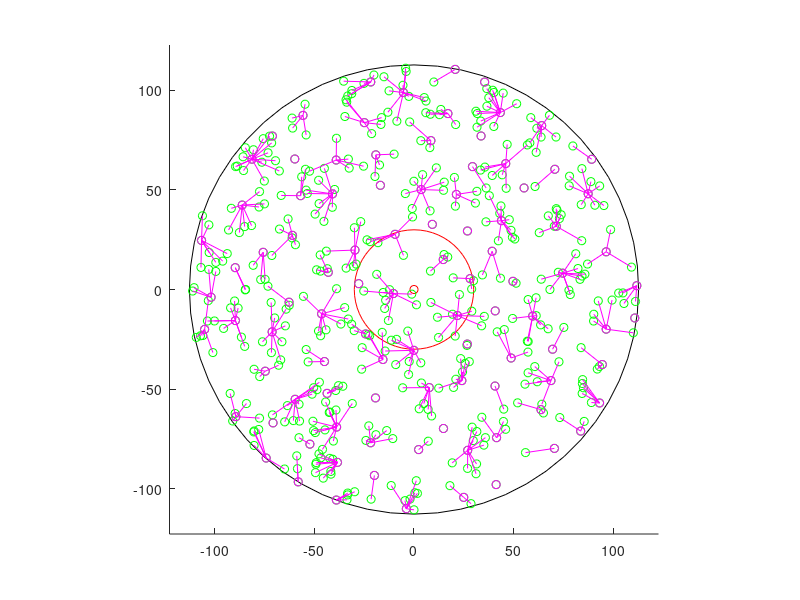

This chart was generated by the following MATLAB code:
clc;
clear all;
close all;
%%
r=40000/pi;
rch=r/2;% 簇首成簇半径
para = [-sqrt(r), -sqrt(r), 2*sqrt(r), 2*sqrt(r)];
rectangle('Position', para, 'Curvature', [1 1]);
hold on;
xlim([-(sqrt(r)+10) sqrt(r)+10])
ylim([-(sqrt(r)+10) sqrt(r)+10])
axis equal
%%
N=load('N.mat');
N=N.N;
p=0.08; % 簇首占比
n=500;
Rc=30; % 通信半径
Eo=1; % 初始能量
dis=zeros(n); % 距离矩阵
EN=[];
inRc=[]; % 在SN的Rc半径范围内的节点集合
inRc_notEN=[]; % 在SN的Rc半径范围内但不是EN的节点集合
er=sqrt(r*rand(1));
etheta=2*pi*rand(1);
% ex=er*cos(etheta);
% ey=er*sin(etheta);
ex = 0;
ey = 0;
scatter(0,0,'r');% SN
hold on;
para = [-Rc, -Rc, 2*Rc, 2*Rc];
rectangle('Position', para, 'Curvature', [1 1],'EdgeColor','r');
hold on;
%% 初始化1 需要提前固定的字段
for i=1:n 
    N(i).type=-1;% 普通节点 -1 簇成员节点（MN 0） 簇首节点（CH 1） 监督节点（IN 2)
    N(i).EN=0; % 是否为事件节点
    N(i).E=Eo; % 初始能量
    N(i).credit=1; % 信誉度
    N(i).nb=[]; % Rc范围内邻居
    N(i).nbhf=[]; % Rc/2范围内邻居
    N(i).MN=[]; % 簇成员节点
    N(i).cluster=0; % 簇头
    N(i).inrange=0; % 能否与SN直接通信(即在SN的Rc半径范围内)
    N(i).d=0; % 到SN的距离
end
%% 初始化2
for i=1:n
    N(i).d=sqrt((N(i).x)^2+(N(i).y)^2);
    for j=i:n
        dis(i,j) = sqrt((N(i).x-N(j).x)^2+(N(i).y-N(j).y)^2);
        if Rc/2<dis(i,j)&&dis(i,j)<=Rc
            N(i).nb = [N(i).nb,j];
            N(j).nb = [N(j).nb,i];
        end
        if 0<dis(i,j)&&dis(i,j)<=Rc/2
            N(i).nbhf = [N(i).nbhf,j];
            N(j).nbhf = [N(j).nbhf,i];
        end
    end
%     if (N(i).x-ex)^2+(N(i).y-ey)^2<=50^2
    if (N(i).x-0)^2+(N(i).y-0)^2<=sqrt(r)^2
        if N(i).d<=50
            N(i).inrange=1;
            inRc=[inRc,i];
        end
        N(i).EN=1;
        N(i).rleft=0;
        EN=[EN,i];
        scatter(N(i).x,N(i).y,'g');
        hold on;
    else
        if N(i).d<=50
            N(i).inrange=1;
            inRc=[inRc,i];
            inRc_notEN=[inRc_notEN,i];
        end
        scatter(N(i).x,N(i).y,'b');
        hold on;
    end
end
dis=dis+dis';
dis(dis>Rc|dis==0)=inf;
%% 簇首选举，用这种方式确定锚点
found=zeros(1,size(EN,2));
target=EN;
chsall=[]; % 存放选举出的所有簇首
r=1;
while sum(found)<size(EN,2) % 对事件节点进行分簇
    t=(p/(1-p*(mod(r,1/p))));% 阈值
    tleft=mod(r,round(1/p));
    numCLheads=0;
    chs=[];
    target_tmp=[];
    chtarget=[];
    for t=target
        if found(EN==t)==0
            target_tmp=[target_tmp,t];
        end
    end
    for i=target_tmp % step1 选出候选簇头
        if N(i).rleft>0
           N(i).rleft=N(i).rleft-1;
        end
        if N(i).E>0 && N(i).rleft==0
            tmp=rand;
            if tmp<t*N(i).E/Eo
                N(i).rleft=round(1/p)-tleft;% 更新到下次选举轮数
                chtarget = [chtarget,i];% 本轮候选簇头集
                numCLheads = numCLheads+1;
            end
        end
    end
    if numCLheads>0
        conflict = zeros(numCLheads); 
        del = [];
        for i=1:numCLheads% step2 小于的Rc/2范围 簇头竞争
            for j=i:numCLheads
                if size(find(N(chtarget(i)).nbhf==chtarget(j)),2)~= 0
                    conflict(i,j)=1;
                end
            end
        end
        while sum(conflict(:))~=0
            [row,col]=find(conflict==1);
            if N(chtarget(row(1))).E>=N(chtarget(col(1))).E
                conflict(:,col(1))=0;
                del = [del,col(1)];
                N(chtarget(col(1))).type=-1;
            else
                conflict(row(1),:)=0;
                del = [del,row(1)];
                N(chtarget(row(1))).type=-1;
            end
        end
        for i=1:numCLheads % 划归簇成员节点
            if sum(i==del)==0
                N(chtarget(i)).type=1;
                chs = [chs,chtarget(i)];
                found(EN==chtarget(i))=1;
                scatter(N(chtarget(i)).x,N(chtarget(i)).y,'m');
                hold on;
                for j=N(chtarget(i)).nbhf
                    if N(j).type==-1&&N(j).EN==1% Rc/2内的普通节点一律声明为候选节点
                        N(j).type=0;
                        N(j).cluster=chtarget(i);
                        N(chtarget(i)).MN=[N(chtarget(i)).MN,j];
                        found(EN==j)=1;
                        plot([N(chtarget(i)).x,N(j).x],[N(chtarget(i)).y,N(j).y],'m');
                        hold on;
                    end
                end
            end
        end
        chsall=[chsall,chs];
    end
    r=r+1;
end
%% 均衡簇节点不够的簇首，为其多分配几个节点；选出每个簇的IN节点
% flag=0;
% while(~flag) 
%     flag=1;
%     for i=chsall
%         while(size(N(i).MN,2)<1)
%             nbhf_sorted=N(i).nbhf;
%             length=size(N(i).nbhf,2);
%             for p=1:length-1
%                 for q=1:length-p
%                     if dis(i,nbhf_sorted(q))>dis(i,nbhf_sorted(q+1))
%                         tmp=nbhf_sorted(q);
%                         nbhf_sorted(q)=nbhf_sorted(q+1);
%                         nbhf_sorted(q+1)=tmp;
%                     end
%                 end
%             end
%             
%             for j=nbhf_sorted
%                 if N(j).EN==1&&N(j).type==0&&size(N(N(j).cluster).MN,2)>3&&size(N(i).MN,2)<3
%                     N(i).MN=[N(i).MN,j];
%                     tmp=[];
%                     for k=N(N(j).cluster).MN
%                         if k~=j
%                             tmp=[tmp,k];
%                         end
%                     end
%                     N(N(j).cluster).MN=tmp;
%                     N(j).cluster=i;
%                     plot([N(i).x,N(j).x],[N(i).y,N(j).y],'c');
%                     hold on;
%                     flag=0; % 发生了重分配，flag置0
%                 end
%             end
%         end
%     end
% end
%% 计算簇首邻接矩阵
% chsalllen=size(chsall,2);
% dis_2=zeros(chsalllen+1);
% mind_2=inf;
% numinRc=0;
% innerRP=[];
% T=2;
% for i=1:chsalllen
%     if mind_2(1)>sqrt(N(chsall(i)).x^2+N(chsall(i)).y^2)
%        mind_2=[sqrt(N(chsall(i)).x^2+N(chsall(i)).y^2),i];
%     end
%     if N(chsall(i)).inrange==1
%         dis_2(i,chsalllen+1)=N(chsall(i)).d^2;
%         numinRc=numinRc+1;
%     end
%     for j=i:chsalllen
%         if size(find(N(chsall(i)).nb==chsall(j)),2)~=0
%             dis_2(i,j)=dis(chsall(i),chsall(j))^2;
% %             plot([N(chsall(i)).x,N(chsall(j)).x],[N(chsall(i)).y,N(chsall(j)).y],'k');
% %             hold on;
%         end
%     end
% end
% dis_2=dis_2+dis_2';
% dis_2(dis_2==0|dis_2>Rc^2)=inf;
% if 0<=numinRc&&numinRc<=T % 如果在一跳范围内的簇首个数小于一定的值
%  % 把最近的簇首的内圈范围内的点都用作中继(实际上内圈最远的情况也差不多略大于Rc)
%     root=mind_2(2);
%     flag=0;
%     for i=inRc_notEN
%         if dis(i,chsall(root))<N(chsall(root)).d&&N(i).d<N(chsall(root)).d
%             innerRP=[innerRP,i];
%         end
%     end
%     targetnode=[chsall,innerRP]; % 添加内圈节点
%     targetnodelen=size(targetnode,2);
%     dis_2=zeros(targetnodelen+1); % 重新计算距离矩阵
%     for i=1:targetnodelen
%         if N(targetnode(i)).inrange==1
%             dis_2(i,targetnodelen+1)=N(targetnode(i)).d^2;
%             numinRc=numinRc+1;
%         end
%         for j=i:targetnodelen
%             dis_2(i,j)=dis(targetnode(i),targetnode(j))^2;
%         end
%     end
%     dis_2=dis_2+dis_2';
%     dis_2(dis_2==0|dis_2>Rc^2)=inf;
%     found=zeros(1,targetnodelen+1);
%     found(targetnodelen+1)=1;
%     d_2=zeros(1,targetnodelen+1);
%     d_2(1:targetnodelen)=inf;
%     pre_node=-1*ones(1,targetnodelen+1);
%     path=-1*ones(1,targetnodelen+1);
%     root=targetnodelen+1; % root重新指向SN
% else % 如果在一跳范围内的簇首个数足够多
%     flag=1;
%     found=zeros(1,chsalllen+1);
%     found(chsalllen+1)=1;
%     d_2=zeros(1,chsalllen+1);
%     d_2(1:chsalllen)=inf;
%     pre_node=-1*ones(1,chsalllen+1);
%     path=-1*ones(1,chsalllen+1);
%     root=chsalllen+1; % root直接指向SN
% end
% if ~flag
%     pathnodes=targetnode;
% else
%     pathnodes=chsall;
% end
% % 画出最近的簇首的内圈范围
% SNsr=sqrt(N(chsall(mind_2(2))).x^2+N(chsall(mind_2(2))).y^2);
% para = [-SNsr, -SNsr, 2*SNsr, 2*SNsr];
% rectangle('Position', para, 'Curvature', [1 1]);
% hold on;
% % 画出参与路由的节点序号
% for i=pathnodes
%     c = num2str(i);
%     text(N(i).x,N(i).y,c);
%     hold on;
% end
% %% 寻找簇首到SN的路径(d^2最小)
% SNs=root;
% % 求路径 run dijkstra
% while sum(found)<size(found,2)  %看是否所有的点都标记为P标号
%     target=find(found==0); 
%     dtmp=d_2;
%     d_2(target)=min(d_2(target),d_2(SNs)+dis_2(SNs,target));%对还没有存入found的点更新最短通路
%     minp_nodeidx=find(d_2(target)==min(d_2(target)));
%     updated=find(d_2(target)~=dtmp(target));%最短路径被更新过的节点
%     if size(updated,2)~=0
%         pre_node(target(updated))=SNs;
%     end
% %     for i=minp_nodeidx
%     SNs=target(minp_nodeidx(1));   %将当前符合最短通路的且离SN最近的节点设为源点
%     found(SNs)=1;%已找到最小路径 found(i)=1
%     path(SNs)=pre_node(SNs);
%     k=path(SNs); % 画出所有路径
%     p=SNs;
%     if k<=size(pathnodes,2)
%         plot([N(pathnodes(p)).x,N(pathnodes(k)).x],[N(pathnodes(p)).y,N(pathnodes(k)).y],'k');
%         hold on;
%     else
%         plot([N(pathnodes(p)).x,0],[N(pathnodes(p)).y,0],'k');
%         hold on;
%     end
% end
% path(path==size(path,2))=-1; % 将指向SN的置为-1
% %% 输出路径 v2;找前一跳是RP的簇首
% path_traceback=cell(1,chsalllen);
% E=zeros(1,chsalllen);
% Ed=zeros(1,chsalllen);
% N_RP=[];
% for i=1:chsalllen
%     curnode=i;
%     Ed(i)=N(pathnodes(i)).d^2;
%     while curnode~=-1
%         path_traceback{i}=[pathnodes(curnode),path_traceback{i}];
%         curnode=path(curnode);
%     end
%     pathtmp=path_traceback{i};
%     if size(pathtmp,2)>2&&size(find(innerRP==pathtmp(end-1)),2)~=0
%         N_RP=[N_RP,i];
%     end
%     for j=1:size(pathtmp,2)
%         if j==1
%             E(i)=E(i)+N(pathtmp(j)).x^2+N(pathtmp(j)).y^2;
%             plot([0,N(pathtmp(j)).x],[0,N(pathtmp(j)).y],'k');
%             hold on;
%         else
%             E(i)=E(i)+(N(pathtmp(j)).x-N(pathtmp(j-1)).x)^2+(N(pathtmp(j)).y-N(pathtmp(j-1)).y)^2;
%             plot([N(pathtmp(j)).x,N(pathtmp(j-1)).x],[N(pathtmp(j)).y,N(pathtmp(j-1)).y],'k');
%             hold on;
%         end
%     end
% end
%%






